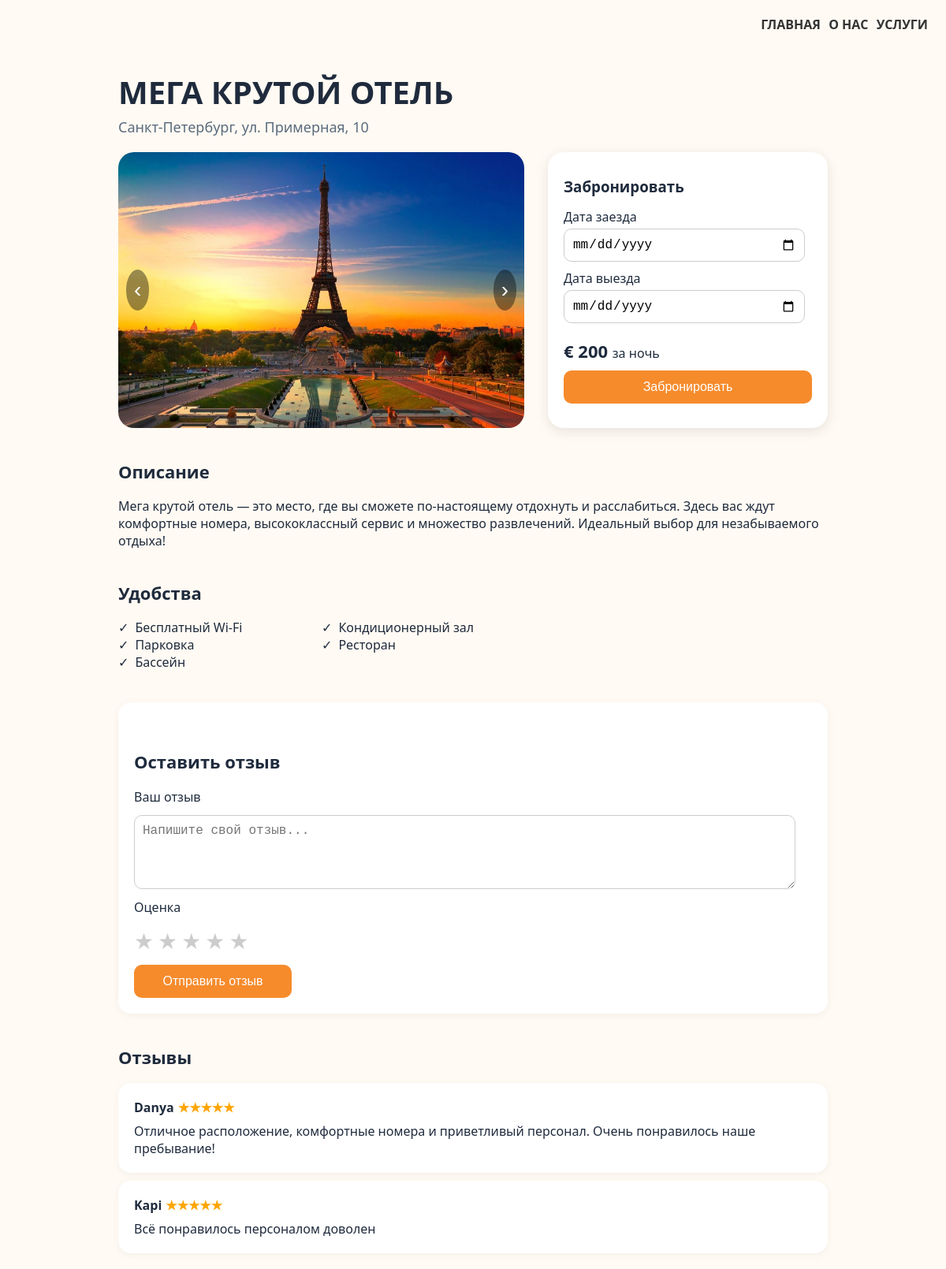
The page /hotel_menu/2 on the database its author committed.
### data/hotel.py (models this page shows)
class Hotel(SqlAlchemyBase):
    __tablename__ = 'hotel'
    id = sqlalchemy.Column(sqlalchemy.Integer, primary_key=True, autoincrement=True)
    image = sqlalchemy.Column(sqlalchemy.String)
    alternative = sqlalchemy.Column(sqlalchemy.String)
    title = sqlalchemy.Column(sqlalchemy.String)
    city = sqlalchemy.Column(sqlalchemy.String)
    price = sqlalchemy.Column(sqlalchemy.String)
    rating = sqlalchemy.Column(sqlalchemy.String)
    description = sqlalchemy.Column(sqlalchemy.String)
    conveniences = sqlalchemy.Column(sqlalchemy.String)
    reviews = orm.relationship("Review", back_populates="hotel")

### data/review.py (models this page shows)
class Review(SqlAlchemyBase):
    __tablename__ = 'review'
    id = sqlalchemy.Column(sqlalchemy.Integer, primary_key=True, autoincrement=True)
    text = sqlalchemy.Column(sqlalchemy.String, nullable=True, default='')
    rating = sqlalchemy.Column(sqlalchemy.Integer, nullable=True, default=0)
    username = sqlalchemy.Column(sqlalchemy.String, nullable=False)
    user_id = sqlalchemy.Column(sqlalchemy.Integer, sqlalchemy.ForeignKey("user.id"))
    user = orm.relationship("User", back_populates='reviews')
    hotel_id = sqlalchemy.Column(sqlalchemy.Integer, sqlalchemy.ForeignKey("hotel.id"))
    hotel = orm.relationship("Hotel", back_populates='reviews')

### main.py (the view)
@app.route("/hotel_menu/<index_hotel>")
def hotel_menu(index_hotel):
    db_sess = db_session.create_session()
    files = os.listdir(path="static/images_1")
    images = [
        url_for("static", filename=f"images_{index_hotel}/room{i}.jpg")
        for i in range(1, len(files) + 1)
    ]
    hotel_card = db_sess.query(Hotel).filter(Hotel.id == index_hotel).first().__dict__
    conveniences = hotel_card["conveniences"].split(";")
    reviews = [
        i.__dict__
        for i in db_sess.query(Review).filter(Review.hotel_id == index_hotel).all()
    ]
    return render_template(
        "hotel_menu.html",
        images=images,
        index_hotel=index_hotel,
        hotel_card=hotel_card,
        conveniences=conveniences,
        reviews=reviews,
    )

### data/db_session.py (called while the page is built)
def create_session() -> Session:
    global __factory
    return __factory()

### templates/hotel_menu.html (shortened to what this page needs)
<!DOCTYPE html>
<html lang="ru">
<head>
    <link rel="stylesheet" href="../static/styles/hotel_menu.css"/>
</head>
<body>
<header>
    <nav class="navbar">
        <div class="nav-links">
            <a href="/">ГЛАВНАЯ</a>
            <a href="#">О НАС</a>
            <a href="#">УСЛУГИ</a>
        </div>
    </nav>
</header>
<div class="container">
    <h1>{{ hotel_card["title"] }}</h1>
    <div class="subheading">{{ hotel_card["city"] }}, ул. Примерная, 10</div>
    <div class="top-section">
        <div class="hotel-img">
            <button class="carousel-btn prev" onclick="prevImage()">‹</button>
            <img id="carousel-image" src="{{ images[0] }}" alt="Hotel Room"/>
            <button class="carousel-btn next" onclick="nextImage()">›</button>
        </div>
        <div class="booking-panel">
            <h3>Забронировать</h3>
            <div class="input-group">
                <label for="checkin">Дата заезда</label>
                <input type="date" id="checkin" name="checkin"/>
            </div>
            <div class="input-group">
                <label for="checkout">Дата выезда</label>
                <input type="date" id="checkout" name="checkout"/>
            </div>
            <div class="price">
                € 200
                <span style="font-weight: normal; font-size: 16px">за ночь</span>
            </div>
            <button class="book-btn">Забронировать</button>
        </div>
    </div>
    <div class="description">
        <h2>Описание</h2>
        <p>
            {{ hotel_card["description"] }}
        </p>
    </div>
    <div class="amenities">
        <h2>Удобства</h2>
        <ul>
            {% for convenience in conveniences %}
            <li>{{ convenience }}</li>
            {% endfor %}
        </ul>
    </div>
    <div class="reviews">
        <div class="leave-review">
            <h2>Оставить отзыв</h2>
            <form class="review-form" method="post">
                <label for="review-text">Ваш отзыв</label>
                <textarea
                        id="review-text"
                        name="text"
                        rows="4"
                        placeholder="Напишите свой отзыв..."
                ></textarea>
                <label>Оценка</label>
                <div class="star-rating">
                    <input type="radio" name="rating" id="star5" value="5"/><label
                        for="star5"
                >★</label
                >
                    <input type="radio" name="rating" id="star4" value="4"/><label
                        for="star4"
                >★</label
                >
                    <input type="radio" name="rating" id="star3" value="3"/><label
                        for="star3"
                >★</label
                >
                    <input type="radio" name="rating" id="star2" value="2"/><label
                        for="star2"
                >★</label
                >
                    <input type="radio" name="rating" id="star1" value="1"/><label
                        for="star1"
                >★</label
                >
                </div>
                <button type="submit" class="submit-review">Отправить отзыв</button>
            </form>
        </div>
        <div class="review">
            <h2>Отзывы</h2>
            {% for review in reviews %}
            <div class="review-box">
                <strong>{{ review["username"] }}<span class="stars">★★★★★</span></strong>
                {{ review["text"] }}
            </div>
            {% endfor %}
        </div>
    </div>
</div>
</body>
</html>

### static/styles/hotel_menu.css (style rules this page uses)
body { font-family: "Segoe UI", sans-serif; background-color: #fffaf3; color: #1f2b3d; margin: 0; padding: 20px; }
.container { max-width: 900px; margin: 0 auto; }
h1 { font-size: 40px; font-weight: 700; text-transform: uppercase; margin-bottom: 5px; }
h2 { font-size: 22px; margin-top: 40px; }
.navbar { display: flex; justify-content: flex-end; gap: 20px; padding-bottom: 20px; font-weight: 600; }
.nav-links a { color: #333; text-decoration: none; font-weight: bold; margin: 3px; transition: color 0.3s ease; }
.subheading { font-size: 18px; color: #5a6b7d; margin-bottom: 20px; }
.top-section { display: flex; gap: 30px; flex-wrap: wrap; }
.hotel-img { flex: 1 1 50%; position: relative; border-radius: 20px; overflow: hidden; min-height: 350px; display: flex; align-items: center; justify-content: center; }
.hotel-img img { width: 100%; height: 100%; object-fit: cover; border-radius: 10px; }
.booking-panel { flex: 1 1 50%; display: flex; flex-direction: column; justify-content: center; }
.carousel-btn { position: absolute; top: 50%; transform: translateY(-50%); background-color: rgba(0, 0, 0, 0.4); color: white; border: none; font-size: 28px; padding: 10px; cursor: pointer; border-radius: 50%; z-index: 10; }
.carousel-btn.prev { left: 10px; }
.carousel-btn.next { right: 10px; }
.booking-panel { flex: 1 1 250px; background-color: white; border-radius: 20px; padding: 20px; box-shadow: 0 4px 16px rgba(0, 0, 0, 0.1); animation: fadeIn 0.6s ease-in-out; }
.booking-panel h3 { margin: 0 0 15px; }
.booking-panel input { display: block; width: 90%; margin-bottom: 10px; padding: 10px; font-size: 16px; border-radius: 10px; border: 1px solid #ccc; transition: border-color 0.4s ease; }
.input-group { display: flex; flex-direction: column; gap: 4px; }
.price { font-size: 22px; font-weight: bold; margin: 10px 0; }
.book-btn { background-color: #f68b2c; color: white; padding: 12px; width: 100%; border: none; border-radius: 10px; font-size: 16px; cursor: pointer; transition: background-color 0.4s ease; }
.description, .amenities, .reviews { margin-top: 30px; }
.amenities ul { list-style: none; padding-left: 0; columns: 2; max-width: 500px; }
.amenities li::before { content: "\2713"; color: #1f2b3d; padding-right: 8px; }
.leave-review { margin-top: 40px;; background: #ffffff; padding: 20px; border-radius: 16px; box-shadow: 0 2px 12px rgba(0, 0, 0, 0.05); animation: fadeIn 0.6s ease-in-out; }
.review-form { display: flex; flex-direction: column; gap: 12px; }
.review-form textarea { width: 95%; padding: 10px; border-radius: 10px; border: 1px solid #ccc; font-size: 16px; resize: vertical; }
.star-rating { display: flex; flex-direction: row-reverse; justify-content: start; gap: 5px; }
.star-rating label { font-size: 28px; color: #ccc; cursor: pointer; transition: color 0.3s; }
.submit-review { background-color: #f68b2c; color: white; padding: 12px; border: none; border-radius: 10px; font-size: 16px; cursor: pointer; width: 200px; transition: background-color 0.3s; }
.review-box { background-color: white; border-radius: 16px; padding: 20px; margin-top: 10px; box-shadow: 0 2px 10px rgba(0, 0, 0, 0.05); animation: slideUp 0.6s ease-in-out; }
.review-box strong { display: block; margin-bottom: 8px; }
.stars { color: orange; margin-left: 5px; }

### rows shown on the page
Hotel: title "МЕГА КРУТОЙ ОТЕЛЬ", city "Санкт-Петербург", description "Мега крутой отель — это место, где вы сможете по-настоящему отдохнуть и расслабиться. Здесь вас ждут комфортные номера, высококлассный сервис и множество развлечений. Идеальный выбор для незабываемого отдыха!"
Review: username "Danya", text "Отличное расположение, комфортные номера и приветливый персонал. Очень понравилось наше пребывание!"
Review: username "Kapi", text "Всё понравилось персоналом доволен"

### other values the page prints
{{ convenience }} "Бесплатный Wi-Fi" "Парковка" "Бассейн" "Кондиционерный зал" "Ресторан"
